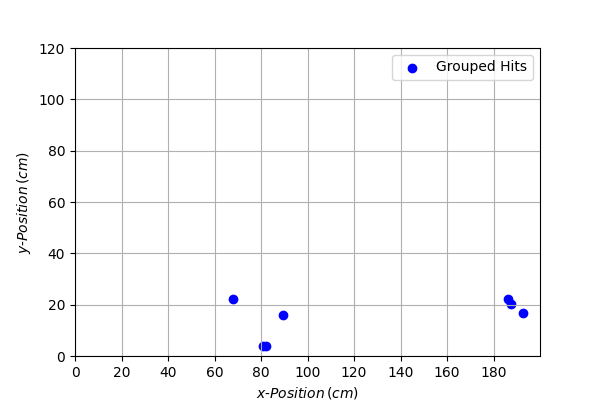
#> input picture Plots/Disskusion/A9_run3.png, 600 x 400 px, found by its file name
$ python Bilder_Plotten.py
#> lines starting #> are read from the running program, lines starting #| are printed output that depends on the picture
import matplotlib.pyplot as plt
import cv2
import os

# Bilder laden und in RGB konvertieren
image_paths = [
    "E:\\Workspace\\Masterarbeit\\Plots\\Disskusion\\A9_run3.png",      # a)
    "E:\\Workspace\\Masterarbeit\\Plots\\Disskusion\\E7_run3.png"       # c)
]
images = [cv2.cvtColor(cv2.imread(img), cv2.COLOR_BGR2RGB) for img in image_paths]
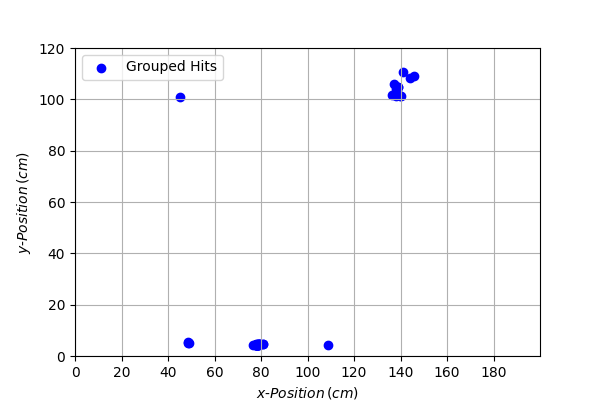
#> input picture Plots/Disskusion/E7_run3.png, 600 x 400 px, found by its file name
#> images = 2 items

# Zielpfad für das Speichern als SVG
output_path = "E:\\Workspace\\Masterarbeit\\Plots\\Disskusion\\Disskusion2_run3.svg"

# Plot erstellen
fig, axes = plt.subplots(1, 2, figsize=(6, 12))
labels = ['a)', 'b)']

for ax, img, label in zip(axes, images, labels):
    ax.imshow(img)
    ax.set_title(label, fontsize=14, fontweight='bold', loc='left')
    ax.axis('off')
#> this loop made 2 passes
#> label on passes 1 to 2: 'a)', 'b)'

plt.tight_layout()
fig.savefig(output_path, format='svg', bbox_inches='tight')
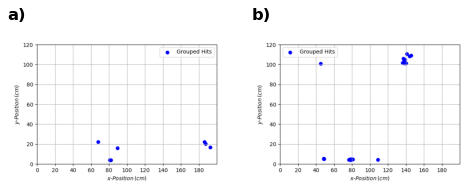
#> figure drawn by matplotlib, 2 panels
plt.show()
